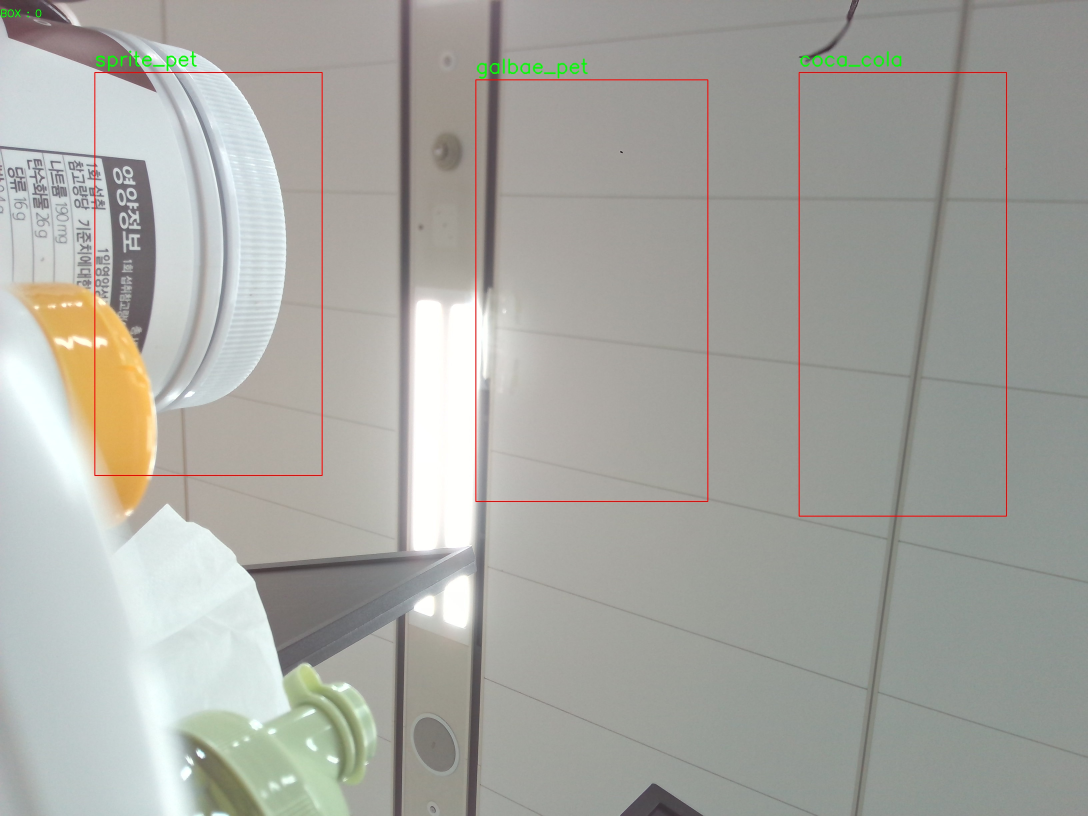
#> input picture Project-6.Imgages_Data_Collection_Tool/saved_images/box_2020-09-09-17:53:25.jpg, 3264 x 2448 px, found by its file name (shown at 1/3 size); its folder holds only this picture in this run
$ python crop_sanbom.py
#> lines starting #> are read from the running program, lines starting #| are printed output that depends on the picture
import cv2, os
path = './saved_images/'
imgs = sorted(os.listdir(path))
print(imgs)

save_dir = './cropped/'

for item in imgs:
    file_name = save_dir + item + '_'
    img = cv2.imread(path + item)
#> img is the input picture: shape (2448, 3264, 3); mean B, G, R 161.5, 167.3, 166.9
    section_1 = img[0:800, 100:400]
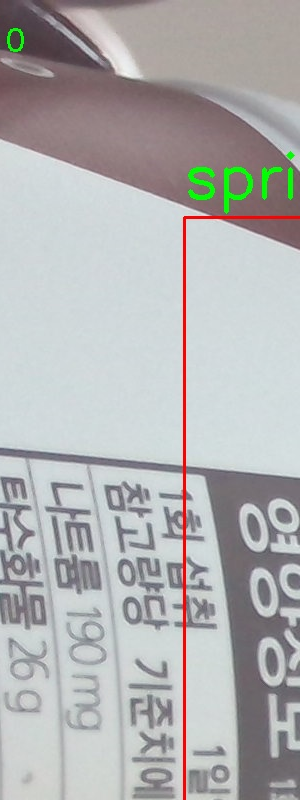
#> section_1: shape (800, 300, 3); mean B, G, R 177.5, 177.2, 177.2
    cv2.imwrite(save_dir + item + '_1', section_1)
    section_2 = img[150:700, 400:550]
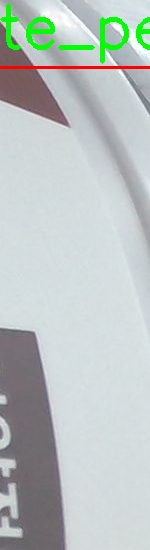
#> section_2: shape (550, 150, 3); mean B, G, R 192.7, 195, 186.4
    cv2.imwrite(save_dir + item + '_2', section_2)
    section_3 = img[200:650, 550:690]
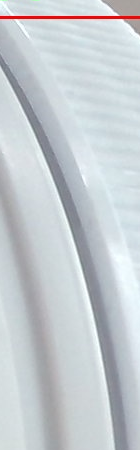
#> section_3: shape (450, 140, 3); mean B, G, R 208, 203.5, 197.3
    cv2.imwrite(save_dir + item + '_3', section_3)
    section_4 = img[200:600, 690:780]
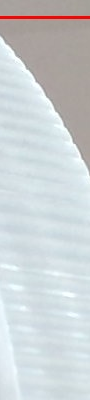
#> section_4: shape (400, 90, 3); mean B, G, R 211.6, 209.2, 204
    cv2.imwrite(save_dir + item + '_4', section_4)
    section_5 = img[200:600, 780:840]
    cv2.imwrite(save_dir + item + '_5', section_5)
    section_6 = img[200:550, 840:880]
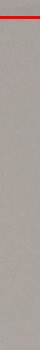
#> section_6: shape (350, 40, 3); mean B, G, R 156, 161.3, 169.7
    cv2.imwrite(save_dir + item + '_6', section_6)
    section_7 = img[200:500, 880:910]
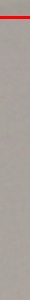
#> section_7: shape (300, 30, 3); mean B, G, R 155.3, 160.7, 169.2
    cv2.imwrite(save_dir + item + '_7', section_7)
    section_8 = img[200:500, 910:935]
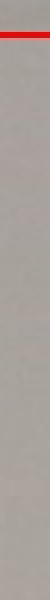
#> section_8: shape (300, 25, 3) (shown 2 times larger); mean B, G, R 155.3, 160.5, 168.9
    cv2.imwrite(save_dir + item + '_8', section_8)
